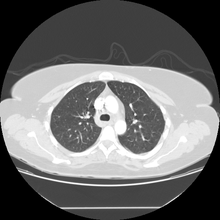
%> input picture ct-scans-dataset/healthy-scans/N- (10).bmp, 220 x 220 px, shrunk from 512 x 512 before the run; its folder holds only this picture in this run
$ octave qTransformFeatureExtractionPeerJ.m   (GNU Octave 9; MATLAB toolbox functions it lacks are replaced by stand-ins)
%> lines starting %> are read from the running program, lines starting %| are printed output that depends on the picture
clc;
clear;
close all;

%%%%%%%%%% healthy-scans %%%%%%%%%%%%%%%%%%%%%%
 pathname1 ='C:\Users\healthy-scans\';%
 dirlist1 = dir( [pathname1 '*.bmp'] );%

%  %%%%%%%%%%%%%***********************%%%%%%
 L=length(dirlist1);
m=1;%histogram spread
w=1;%histogram flatness
 for v =1:L

   Im1 = imread([pathname1, dirlist1(v).name]);
%> Im1 is the input picture: size 220x220x3 uint8; min 0, max 255, mean 108.7

Name1=dirlist1(v).name;%1


    [rowSize colSize D]=size(Im1);
%> rowSize = 220; colSize = 220; D = 3

    if D == 3
           IM1 = (rgb2gray(Im1));    % changing to double ; for no reason

        else
            IM1=(Im1);
    end
%        imshow(IM1), title('input1');


   %%%%*** Enhancement Adaptive histogram equalization” (AHE) technique***%%
   Imout=adapthisteq(IM1);
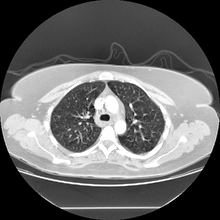
%> Imout: size 220x220 uint8; min 0, max 255, mean 103.3
n=16;
f=n*n;
%************* split image**********
[rr cc ]=size(Imout);
%> rr = 220; cc = 220
W1=cc/n;%
%> W1 = 13.75
W2=rr/n;%
%> W2 = 13.75
 X1=zeros(n,n);
for j=1:n
    for k=1:n
        for J=1:W1
            for K=1:W2
                H(j,k,J,K)=Imout((J-1)*4+j,(K-1)*4+k);

            end
        end
    end
end


mm=1;
       for i=1:W1
            for j=1:W2%
              FH(mm)={H(:,:,i,j)};
              FFH=FH{1,mm};
              FFHH=round(FFH);
             I=double(FFHH);


q=0.5;
                featureVector=qTransforms(I,q)
                  HT{mm}=featureVector;
                    mm=mm+1;
            end
       end
%> after the loop, FH = 169 items; HT = 169 items; mm = 170

ALL=cell2mat(HT');%
%> ALL = 169 values, max 3042.3 at index 78, min 0 at index 1, mean 1357

  Autm1=mean( ALL); %mean
%> Autm1 = 1357
  Autv1=std( ALL); % std
%> Autv1 = 1266.7
 Aus1 = skewness( ALL); %
%> Aus1 = 0.16
 Auk1 = kurtosis( ALL); %
%> Auk1 = 1.25

 out1{v} =[Autm1,Autv1,Aus1,Auk1];
 end
CTFHTN=cell2mat(out1');
%> CTFHTN = [1357 1266.7 0.16 1.25]
%*****************************************
 save('CTFHTN','CTFHTN');%Features for healthy-scans


%%%%covid19-scans %%%%%%%%%%%%%%%%%%%%%%%%%%%%%%%
pathname2 ='C:\Users\covid19-scans\';
 dirlist2 = dir( [pathname2 '*.jpg'] );%118

 L=length(dirlist2);
m=1;%
w=1;%
 for v =1:L

  Im2 = imread([pathname2, dirlist2(v).name]);

Name2=dirlist2(v).name;%2


    [rowSize colSize D]=size(Im2);

    if D == 3
           IM2 = (rgb2gray(Im2));    % changing to double ; for no reason

        else
            IM2=(Im2);
    end

    [rowSize colSize D]=size(Im2);

    if D == 3
           IM2 = (rgb2gray(Im2));    % changing to double ; for no reason

        else
            IM2=(Im2);
    end


    %%%%*** Enhancement Adaptive histogram equalization” (AHE) technique***%%
   Imout=adapthisteq(IM2);
n=16;
f=n*n;
%************* split image**********
[rr cc ]=size(Imout);
W1=cc/n;%
W2=rr/n;%
 X1=zeros(n,n);
for j=1:n
    for k=1:n
        for J=1:W1
            for K=1:W2
                H(j,k,J,K)=Imout((J-1)*4+j,(K-1)*4+k);

            end
        end
    end
end


mm=1;
       for i=1:W1
            for j=1:W2%
              FH(mm)={H(:,:,i,j)};
              FFH=FH{1,mm};
              FFHH=round(FFH);
            I=double(FFHH);


q=0.5;
                featureVector=qTransforms(I,q)
                  HT{mm}=featureVector;
                    mm=mm+1;
            end
       end

ALL=cell2mat(HT');%

  Autm1=mean( ALL(:,1)); %mean
  Autv1=std( ALL(:,1)); % std
 Aus1 = skewness( ALL(:,1)); %
 Auk1 = kurtosis( ALL(:,1)); %

  out1{v} =[Autm1,Autv1,Aus1,Auk1];
 end
CTFHTAB=cell2mat(out1');
%> CTFHTAB = [1357 1266.7 0.16 1.25]
%*****************************************
 save('CTFHTAB','CTFHTAB');%COVID-19 Scans Features

$ run again, on ct-scans-dataset/healthy-scans/N- (107).bmp
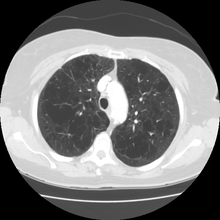
%> input picture ct-scans-dataset/healthy-scans/N- (107).bmp, 220 x 220 px, shrunk from 512 x 512 before the run
%> Im1 is the input picture: size 220x220x3 uint8; min 0, max 255, mean 118.1
%> `Imout=adapthisteq(IM1);`:
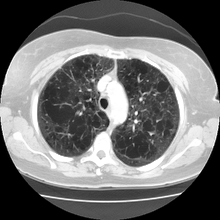
%> Imout: size 220x220 uint8; min 0, max 255, mean 113.1
%> after the loop `for i=1:W1`: FH = 169 items; mm = 170
%> ALL = 169 values, max 4088 at index 129, min 0 at index 1, mean 1706.4
%> Autm1 = 1706.4
%> Autv1 = 1667.5
%> Aus1 = 0.313
%> Auk1 = 1.39
%> CTFHTN = [1706.4 1667.5 0.313 1.39]

$ run again, on ct-scans-dataset/healthy-scans/N- (11).bmp
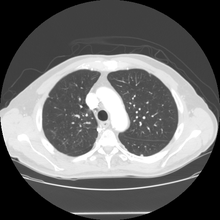
%> input picture ct-scans-dataset/healthy-scans/N- (11).bmp, 220 x 220 px, shrunk from 512 x 512 before the run
%> Im1 is the input picture: size 220x220x3 uint8; min 0, max 255, mean 103.5
%> `Imout=adapthisteq(IM1);`:
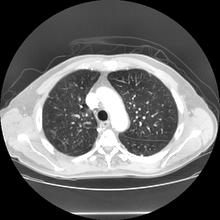
%> Imout: size 220x220 uint8; min 0, max 255, mean 100
%> after the loop `for i=1:W1`: FH = 169 items; mm = 170
%> ALL = 169 values, max 3066.9 at index 78, min 0 at index 1, mean 1369.1
%> Autm1 = 1369.1
%> Autv1 = 1274.4
%> Aus1 = 0.153
%> Auk1 = 1.24
%> CTFHTN = [1369.1 1274.4 0.153 1.24]

$ run again, on ct-scans-dataset/healthy-scans/N- (102).bmp
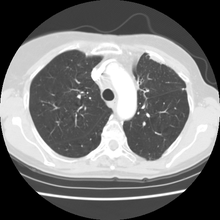
%> input picture ct-scans-dataset/healthy-scans/N- (102).bmp, 220 x 220 px, shrunk from 512 x 512 before the run
%> Im1 is the input picture: size 220x220x3 uint8; min 0, max 255, mean 114.2
%> `Imout=adapthisteq(IM1);`:
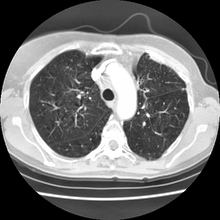
%> Imout: size 220x220 uint8; min 0, max 255, mean 108.4
%> after the loop `for i=1:W1`: FH = 169 items; mm = 170
%> ALL = 169 values, max 4088 at index 128, min 0 at index 1, mean 1708.4
%> Autm1 = 1708.4
%> Autv1 = 1666.2
%> Aus1 = 0.306
%> Auk1 = 1.38
%> CTFHTN = [1708.4 1666.2 0.306 1.38]
